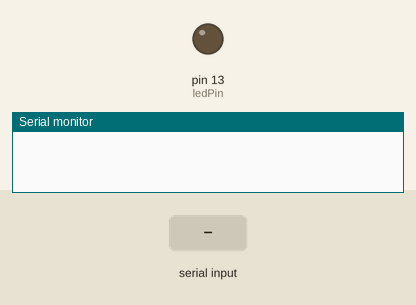
Simulated run of this sketch. Board: Arduino Uno, built with avr-gcc and run on an emulated ATmega328P. Shown: output pins drawn as LEDs (lit = HIGH), the last lines printed to the serial monitor. The inputs (shaded band) are chosen by the test bench.

Above: at 1.2 s.
1.3 s: "90 45\n" received over Serial
At 1.7 s:
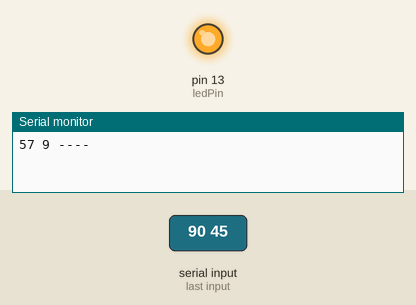
Timing chart, 0 to 10.3 s (numbered marks = the images above; inputs shaded):
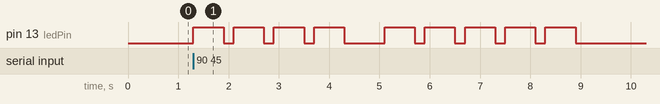

Measured:
- after the input at 1.3 s, pin 13 (ledPin): goes 3 × (HIGH 0.60 s, LOW 0.20 s), HIGH 0.60 s, LOW 0.80 s, 4 × (HIGH 0.60 s, LOW 0.20 s), HIGH 0.60 s, then LOW, starting at once

The sketch:

morse_code.ino
```cpp
//Aladin Sidahmed
//Morse Code

const int dotDelay = 200;
const int ledPin = 13;

char* letters[] = {
  ".-" , "-..." , "-.-." , "-.." , "." , "..-." , "--." , "...." , ".." ,
  ".---" , "-.-" , ".-.." , "--" , "-." , "---" , ".--." , "--.-" , ".-." ,
  "..." , "-" , "..-" , "...-" , ".--" , "-..-","-.--","--.."
};

char* numbers[] = {
  "-----",".----","..---","...--","....-",".....","-....","--...","---..","----"
};


void setup() {
  // put your setup code here, to run once:
  pinMode(ledPin, OUTPUT);
  Serial.begin(9600);
}

void loop() {
  // put your main code here, to run repeatedly:
  char ch;
  if(Serial.available() > 0){
    ch = Serial.read();
    Serial.print((int)ch);
    Serial.print(" ");
    Serial.print(ch);
    Serial.print(" ");
    if(ch >= 'a' && ch<= 'z'){
      Serial.println(letters[ch - 'a']);
      flashSequence(letters[ch - 'a']);
    }else if ( ch >= 'A' && ch <= 'Z'){
      Serial.println(letters[ch - 'A']);
      flashSequence(letters[ch - 'A']);
    }else if (ch >= '0' && ch <= '9'){
      Serial.println(numbers[ch - '0']);
      flashSequence(numbers[ch - '0']);
    }else if (ch == ' '){
      Serial.println("\' \'");
      delay(dotDelay*4);
    }
  }
}

void flashSequence (char* sequence){
  int i = 0;
  while(sequence[i] != '\0'){
    flashDotOrDash(sequence[i]);
    i++;
  }
  delay(dotDelay*3);
}


void flashDotOrDash(char dotOrDash){
  digitalWrite(ledPin, HIGH);
  if(dotOrDash == '.'){
    delay(dotDelay) ;
  }else{
    delay(dotDelay * 3);
  }
  digitalWrite(ledPin, LOW);
  delay(dotDelay);

}
```
